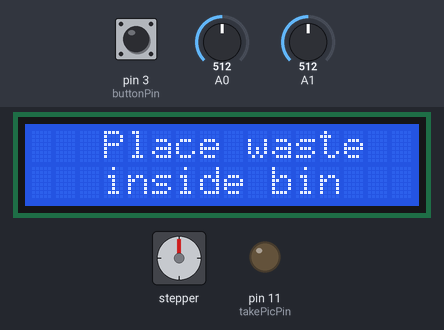
This sketch was run on a simulated Arduino Uno, built with avr-gcc and run on an emulated ATmega328P. Shown: stepper motor, 16×2 character LCD, output pins drawn as LEDs (lit = HIGH). Wiring (inferred from the names in the program): stepper motor driver (200 steps per turn assumed): step pin 9; direction pin 8. The test bench sets the inputs (shaded band); at power-on: pin 3 (buttonPin) LOW, A0 = 512, A1 = 512. Pins used as bus, display or sensor lines are not drawn; what the sketch prints to the serial monitor is not drawn.

Above: at 1.2 s.
1.3 s: pin 3 (buttonPin) pulled HIGH for 0.15 s
At 1.38 s:
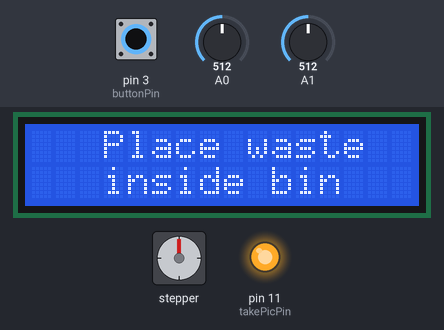
At 2.0 s:
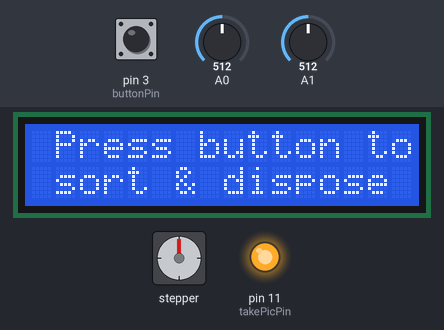
4.4 s: A0 set to 1013
7.4 s: A0 set to 1023
10.4 s: A1 set to 1013
13.4 s: A1 set to 1023
At 14.2 s:
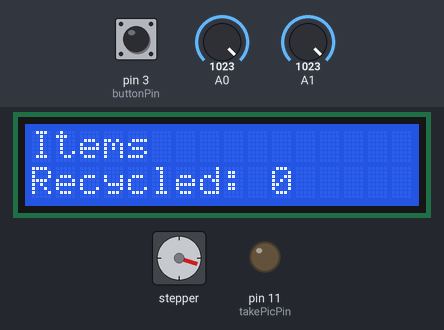
16.4 s: pin 3 (buttonPin) pulled HIGH for 1 s
At 20.2 s:
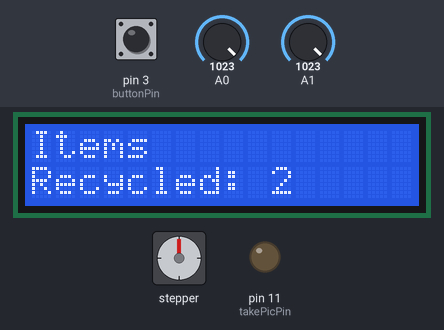
Timing chart, 0 to 21.4 s (numbered marks = the images above; inputs shaded):
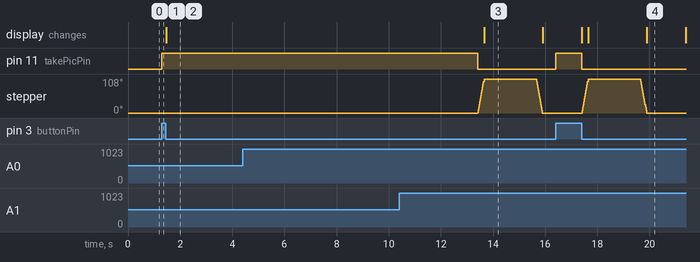

Measured:
- the behaviour switches between 1022 and 1023 on A1 (found by bisection; images 2 and 3)
- after the input at 1.3 s, pin 11 (takePicPin): LOW → HIGH at once
- after the input at 4.4 s, every drawn part: stays the same
- after the input at 7.4 s, every drawn part: stays the same
- after the input at 10.4 s, every drawn part: stays the same
- after the input at 13.4 s, pin 11 (takePicPin): HIGH → LOW at once; stepper: turns 108° clockwise in 0.24 s, then 108° counter-clockwise in 0.22 s; the display: changes after 0.26 s (image 3)
- after the input at 16.4 s, pin 11 (takePicPin): LOW → HIGH at once, → LOW 1.0 s later; stepper: turns 108° clockwise in 0.22 s, then 108° counter-clockwise in 0.22 s

The sketch:

wastewiz.ino
```cpp
#include <LiquidCrystal.h>

const int rs = 13, en = 12, d4 = 4, d5 = 5, d6 = 6, d7 = 7;
LiquidCrystal lcd(rs, en, d4, d5, d6, d7);

#define dirPin 8
#define stepPin 9
#define stepsPerRevolution 200
#define stepsPerRecycle 60

#define takePicPin 11

#define buttonPin 3
volatile bool shouldMoveMotor = false;

bool recycleIt = false;
bool trashIt = false;
int buttonCounter = 0;
int recycleCounter = 0;

void setup() {
  lcd.begin(16, 2);
  Serial.begin(9600);

  pinMode(buttonPin, INPUT);
  pinMode(stepPin, OUTPUT);
  pinMode(dirPin, OUTPUT);
  pinMode(takePicPin, OUTPUT);

  attachInterrupt(digitalPinToInterrupt(buttonPin), triggerMotor, RISING);
}

void loop() {
  if(shouldMoveMotor) {
    shouldMoveMotor = false;
    moveStepper();
    }
  else {
  lcd.clear();
  lcd.setCursor(3,0);
  lcd.print("Place waste");
  lcd.setCursor(3,1);
  lcd.print("inside bin");
  delay(1400);
  lcd.clear();
  lcd.setCursor(1,0);
  lcd.print("Press button to");
  lcd.setCursor(1,1);
  lcd.print("sort & dispose");
  delay(2000);
  //Serial.println(buttonCounter);
  }
}

void triggerMotor() {
  shouldMoveMotor = true;
  digitalWrite(takePicPin, HIGH);
}

void moveStepper() {
  while(!recycleIt || !trashIt)
    {
      int piRecycle = analogRead(A0);
      int piTrash = analogRead(A1);
      lcd.clear();
      lcd.setCursor(1,0);
      lcd.print("Processing...");
      Serial.println(piRecycle);
      if(piRecycle >= 1023){
        recycleIt = true;
        lcd.print("Recyclable");
      }
      if(piTrash >= 1023){
        trashIt = true;
        lcd.print("Trash");
      }
    }
  digitalWrite(takePicPin, LOW);

  if(recycleIt){
    digitalWrite(dirPin, HIGH);
    for (int i = 0; i < stepsPerRecycle; i++) {
      digitalWrite(stepPin, HIGH);
      delayMicroseconds(2000);
      digitalWrite(stepPin, LOW);
      delayMicroseconds(2000);
    }
  lcd.clear();
  lcd.setCursor(0,0);
  lcd.print("Items");
  lcd.setCursor(0,1);
  lcd.print("Recycled: ");
  lcd.print(recycleCounter);
  recycleCounter++;
  delay(2000);
  lcd.setCursor(10,1);
  lcd.print(recycleCounter);

  digitalWrite(dirPin, LOW);
  for (int i = 0; i < stepsPerRecycle; i++) {
    digitalWrite(stepPin, HIGH);
    delayMicroseconds(2000);
    digitalWrite(stepPin, LOW);
    delayMicroseconds(2000);
    }
  delay(1500);
  lcd.clear();
  }
  else{
    digitalWrite(dirPin,LOW);
    for (int i = 0; i < stepsPerRecycle; i++) {
      digitalWrite(stepPin, HIGH);
      delayMicroseconds(2000);
      digitalWrite(stepPin, LOW);
      delayMicroseconds(2000);
    }
    delay(2000);
      digitalWrite(dirPin, HIGH);
    for (int i = 0; i < stepsPerRecycle; i++) {
      digitalWrite(stepPin, HIGH);
      delayMicroseconds(2000);
      digitalWrite(stepPin, LOW);
      delayMicroseconds(2000);
      }
  }
  recycleIt = false;
  trashIt = false;
}
```
